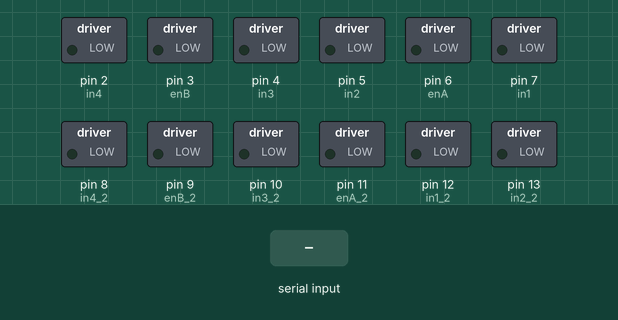
A sketch run on a simulated Arduino Uno, built with avr-gcc and run on an emulated ATmega328P. Shown: switched loads named in the sketch (green lamp = pin HIGH). Inputs (shaded band) come from the test bench.

Above: at 1.2 s.
1.3 s: "f255\n" received over Serial
At 2.5 s:
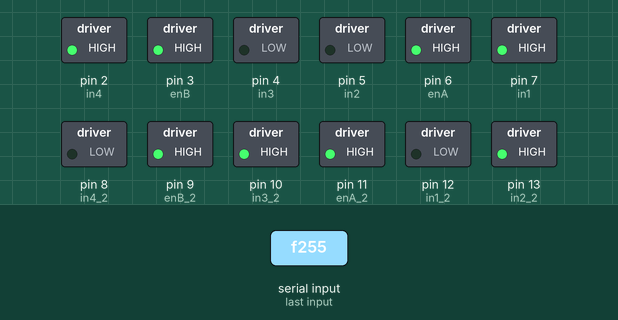
2.8 s: "f90\n" received over Serial
At 3.6 s:
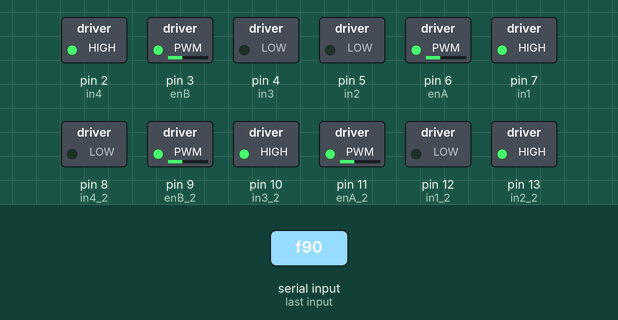
4.3 s: "f,45\n" received over Serial
At 4.7 s:
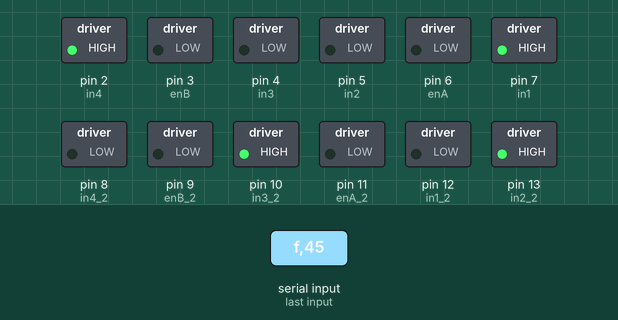
5.8 s: "b90\n" received over Serial
At 7.0 s:
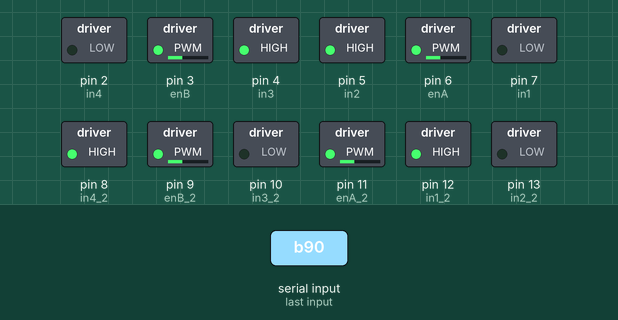
7.3 s: "b,45\n" received over Serial
At 8.2 s:
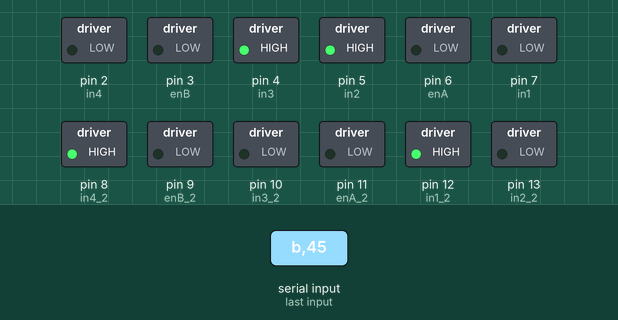
8.8 s: "l90\n" received over Serial
At 9.4 s:
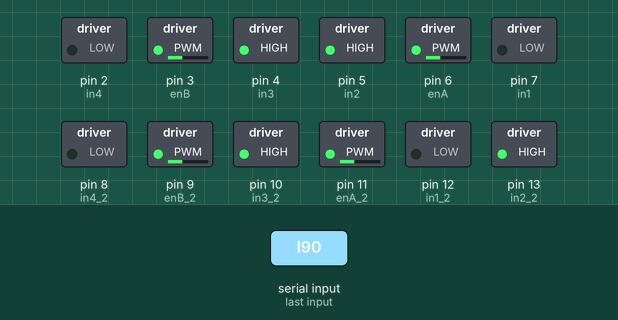
Timing chart, 0 to 11.3 s (numbered marks = the images above; inputs shaded):
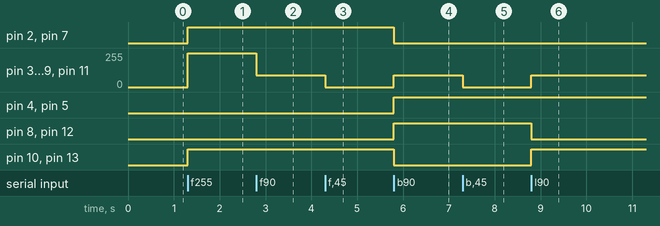

The sketch:

robocar_drive_motors.ino
```cpp
// ROBOCAR DRIVE MOTORS
// -------------------------

// ---- SETUP -------------- //
// 1. Declare Pins
int enA =   6,  in1 =   7,  in2 =   5;
int enB =   3,  in3 =   4,  in4 =   2;
int enA_2 = 11, in1_2 = 12, in2_2 = 13;
int enB_2 = 9,  in3_2 = 10, in4_2 = 8;

// ---- DATA PACKET ------- //
const byte numChars = 5;  // Only need enough space for "f255" + '\0'
char receivedChars[numChars];
boolean newData = false;

// 2. Initialize Speeds
int MotorSpeed1 = 0, MotorSpeed2 = 0, MotorSpeed3 = 0, MotorSpeed4 = 0;

void setup() {
  pinMode(enA, OUTPUT); pinMode(enB, OUTPUT);
  pinMode(in1, OUTPUT); pinMode(in2, OUTPUT);
  pinMode(in3, OUTPUT); pinMode(in4, OUTPUT);
  pinMode(enA_2, OUTPUT); pinMode(enB_2, OUTPUT);
  pinMode(in1_2, OUTPUT); pinMode(in2_2, OUTPUT);
  pinMode(in3_2, OUTPUT); pinMode(in4_2, OUTPUT);

  Serial.begin(115200);

  // Run the startup test
//  startupTest();
}

void loop() {
  recvCommand();  // Receive and parse the command
  if (newData) {
    executeCommand();  // Execute the received command
    newData = false;
  }
}

// Function to receive and store the command without start/end markers
void recvCommand() {
  static byte ndx = 0;
  char rc;

  while (Serial.available() > 0 && newData == false) {
    rc = Serial.read();

    if (rc == '\n') {  // Check for newline as end of command
      receivedChars[ndx] = '\0';  // Null-terminate the string
      ndx = 0;
      newData = true;
    } else if (ndx < numChars - 1) {  // Ensure buffer isn't overrun
      receivedChars[ndx] = rc;
      ndx++;
    }
  }
}


// Function to parse and execute the command
void executeCommand() {
  char command = receivedChars[0];           // Get the command character
  int speed = atoi(&receivedChars[1]);       // Convert remaining characters to speed
  speed = constrain(speed, 0, 255);          // Ensure speed is within range

  switch (command) {
    case 'f': moveForward(speed); break;     // Forward
    case 'b': moveBackward(speed); break;    // Backward
    case 'l': turnLeft(speed); break;        // Left
    case 'r': turnRight(speed); break;       // Right
    case 's': stopMotors(); break;      // Stop
    default: Serial.println("Invalid command.");
  }
}

void startupTest() {
  int testSpeed = 100; // Set speed for the test

//
//  // Move forward for 2 seconds
//  moveForward(testSpeed);
//  delay(2000);
//
//  // Move backward for 2 seconds
//  moveBackward(testSpeed);
//  delay(2000);

  // Turn left for 2 seconds
  turnLeft(testSpeed);
  delay(2000);

  // Turn right for 2 seconds
  turnRight(testSpeed);
  delay(2000);

  // Stop motors
  stopMotors();

}


void moveForward(int speed) {
  digitalWrite(in1, HIGH); digitalWrite(in2, LOW);
  digitalWrite(in1_2, LOW); digitalWrite(in2_2, HIGH);

  digitalWrite(in3, LOW); digitalWrite(in4, HIGH);
  digitalWrite(in3_2, HIGH); digitalWrite(in4_2, LOW);

  setMotorSpeeds(speed);

}

void moveBackward(int speed) {
  digitalWrite(in1, LOW); digitalWrite(in2, HIGH);
  digitalWrite(in1_2, HIGH); digitalWrite(in2_2, LOW);

  digitalWrite(in3, HIGH); digitalWrite(in4, LOW);
  digitalWrite(in3_2, LOW); digitalWrite(in4_2, HIGH);

  setMotorSpeeds(speed);

}

void turnLeft(int speed) {
  digitalWrite(in1, LOW); digitalWrite(in2, HIGH);
  digitalWrite(in1_2, LOW); digitalWrite(in2_2, HIGH);

  digitalWrite(in3, HIGH); digitalWrite(in4, LOW);
  digitalWrite(in3_2, HIGH); digitalWrite(in4_2, LOW);
  setMotorSpeeds(speed);

}

void turnRight(int speed) {

  digitalWrite(in1, HIGH); digitalWrite(in2, LOW);
  digitalWrite(in1_2, HIGH); digitalWrite(in2_2, LOW);

  digitalWrite(in3, LOW); digitalWrite(in4, HIGH);
  digitalWrite(in3_2, LOW); digitalWrite(in4_2, HIGH);

  setMotorSpeeds(speed);
}

void stopMotors() {
  int brakeSpeed = 70;
  int brakeDuration = 100;
  // Set motor directions to reverse for braking
  digitalWrite(in1, LOW); digitalWrite(in2, HIGH);
  digitalWrite(in1_2, HIGH); digitalWrite(in2_2, LOW);

  digitalWrite(in3, HIGH); digitalWrite(in4, LOW);
  digitalWrite(in3_2, LOW); digitalWrite(in4_2, HIGH);

  // Apply the reverse braking speed
  MotorSpeed1 = MotorSpeed2 = MotorSpeed3 = MotorSpeed4 = brakeSpeed;
  applyMotorSpeeds();

  // Hold the braking for a short duration
  delay(brakeDuration);

  // Now fully stop the motors
  digitalWrite(in1, LOW); digitalWrite(in2, LOW);
  digitalWrite(in1_2, LOW); digitalWrite(in2_2, LOW);

  digitalWrite(in3, LOW); digitalWrite(in4, LOW);
  digitalWrite(in3_2, LOW); digitalWrite(in4_2, LOW);

  // Set motor speeds to zero
  setMotorSpeeds(0);
}


void setMotorSpeeds(int speed) {
  MotorSpeed1 = MotorSpeed2 = MotorSpeed3 = MotorSpeed4 = speed;
  applyMotorSpeeds();
}

void applyMotorSpeeds() {
  analogWrite(enA, MotorSpeed1);
  analogWrite(enB, MotorSpeed2);
  analogWrite(enA_2, MotorSpeed3);
  analogWrite(enB_2, MotorSpeed4);
}
```

motor_control.ino
```cpp

```

Measured:
- after the input at 1.3 s, pin 2 (in4), pin 7 (in1), pin 10 (in3_2), pin 13 (in2_2): LOW → HIGH at once; pin 3 (enB), pin 6 (enA), pin 9 (enB_2), pin 11 (enA_2): 0/255 → 255/255 at once
- after the input at 2.8 s, pin 3 (enB), pin 6 (enA), pin 9 (enB_2), pin 11 (enA_2): 255/255 → 90/255 at once
- after the input at 4.3 s, pin 3 (enB), pin 6 (enA), pin 9 (enB_2), pin 11 (enA_2): 90/255 → 0/255 at once
- after the input at 5.8 s, pin 2 (in4), pin 7 (in1), pin 10 (in3_2), pin 13 (in2_2): HIGH → LOW at once; pin 3 (enB), pin 6 (enA), pin 9 (enB_2), pin 11 (enA_2): 0/255 → 90/255 at once; pin 4 (in3), pin 5 (in2), pin 8 (in4_2), pin 12 (in1_2): LOW → HIGH at once
- after the input at 7.3 s, pin 3 (enB), pin 6 (enA), pin 9 (enB_2), pin 11 (enA_2): 90/255 → 0/255 at once
- after the input at 8.8 s, pin 3 (enB), pin 6 (enA), pin 9 (enB_2), pin 11 (enA_2): 0/255 → 90/255 at once; pin 8 (in4_2), pin 12 (in1_2): HIGH → LOW at once; pin 10 (in3_2), pin 13 (in2_2): LOW → HIGH at once
